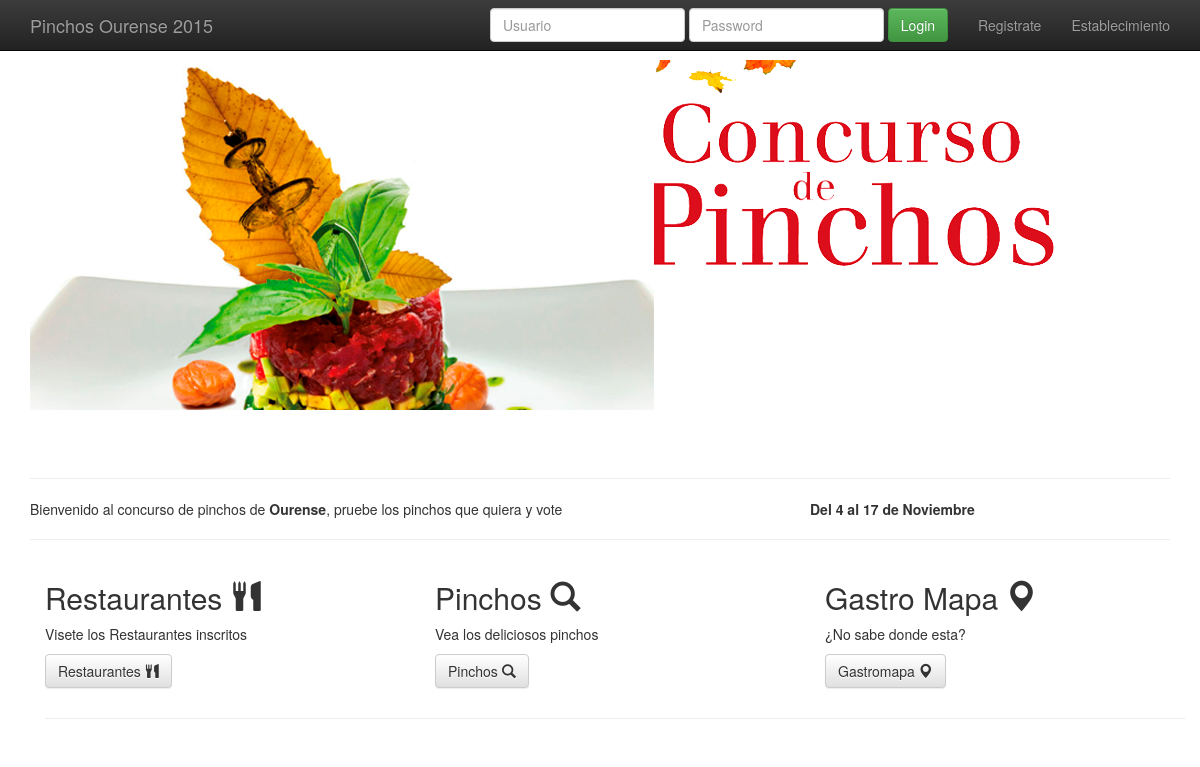
The page / on the database its author committed.
### tables this page shows
CREATE TABLE IF NOT EXISTS `configuracion` (
  `id` int(11) NOT NULL AUTO_INCREMENT,
  `logo` varchar(250) NOT NULL,
  `nombre` varchar(250) NOT NULL,
  `descripcion` mediumtext NOT NULL,
  `imagen` varchar(250) NOT NULL,
  `f_inicio` date NOT NULL,
  `f_fin` date NOT NULL,
  `votacionesFinalistas` tinyint(1) NOT NULL DEFAULT '0',
  `votacionesGanadores` tinyint(1) NOT NULL DEFAULT '0',
  `votacionesPopulares` tinyint(1) NOT NULL DEFAULT '0',
  PRIMARY KEY (`id`)
);

### model/Configuracion.php (called while the page is built, shortened)
<?php
class Configuracion extends Model{
	private $id;
	function __construct(){
	   $this->id=1;
	}
	public function get(){
		$sentencia = $GLOBALS['DB']->prepare('SELECT *
								FROM configuracion
								WHERE id = ? ');
		$sentencia->execute(array($this->id));
		$resul=$sentencia->fetchall()[0];
		$this->nombre=$resul['nombre'];
		$this->descripcion=$resul['descripcion'];
		$this->imagen=$resul['imagen'];
		return $this;
	}
}

### template/index/index.php (the view)
<div class="jumbotron" id="imgPrincipal">
     <div class="container">
	<img src="<?= $GLOBALS['IMGCONCURSO_URL'].$GLOBALS['conf']->imagen;?>" class="img-responsive" alt="Responsive image">
     </div>
</div>
   <div class="container">
     <hr>
			<?= $GLOBALS['conf']->descripcion;?>
     <hr>
   <div class="container">
     <div class="row">
       <div class="col-md-4">
         <h2>Restaurantes <span class="glyphicon glyphicon-cutlery"/></h2>
         <p>Visete los Restaurantes inscritos</p>
         <p><a class="btn btn-default" href="/?action=restaurantes" role="button">Restaurantes <span class="glyphicon glyphicon-cutlery"/></a></p>
       </div>
       <div class="col-md-4">
         <h2>Pinchos <span class="glyphicon glyphicon-search"/></h2>
         <p>Vea los deliciosos pinchos</p>
         <p><a class="btn btn-default" href="/?action=pinchos" role="button">Pinchos <span class="glyphicon glyphicon-search"/></a></p>
      </div>
       <div class="col-md-4">
         <h2>Gastro Mapa <span class="glyphicon glyphicon-map-marker"/></h2>
         <p>¿No sabe donde esta?</p>
         <p><a class="btn btn-default" href="/?action=gastromapa" role="button">Gastromapa <span class="glyphicon glyphicon-map-marker"/></a></p>
       </div>
     </div>
     <hr>
   </div>

### template/layouts/notLoginNav.php (shortened to what this page needs)
<nav class="navbar navbar-inverse navbar-fixed-top" role="navigation">
  <div class="container">
	<div class="navbar-header">
	  <a class="navbar-brand" href="/"><?php echo $conf->nombre;?></a>
	</div>
	<div id="navbar" class="navbar-collapse collapse">
	  <ul class="nav navbar-nav navbar-right">
		<li><a href="/?action=register">Registrate</a></li>
		<li><a href="/?action=registerEstablecimiento">Establecimiento</a></li>
	  </ul>
	  <form class="navbar-form navbar-right" id="validarPasswordLogin" role="form" Method="POST" action="<?php echo $GLOBALS['CONTROLLER_URL'].'usersController.php'; ?>">
		<div class="form-group">
		  <input type="text" placeholder="Usuario"  name="username" class="form-control" required>
		</div>
		<div class="form-group">
		  <input id="pass" type="password" placeholder="Password" class="form-control" required>
		</div>
		<button type="submit" class="btn btn-success" value="login" name="action" >Login</button>
	  </form>
	</div>
  </div>
</nav>

### rows shown on the page
configuracion: nombre "Pinchos Ourense 2015", imagen (picture), descripcion "Bienvenido al concurso de pinchos de Ourense , pruebe los pinchos que quiera y vote Del 4 al 17 de Noviembre"
